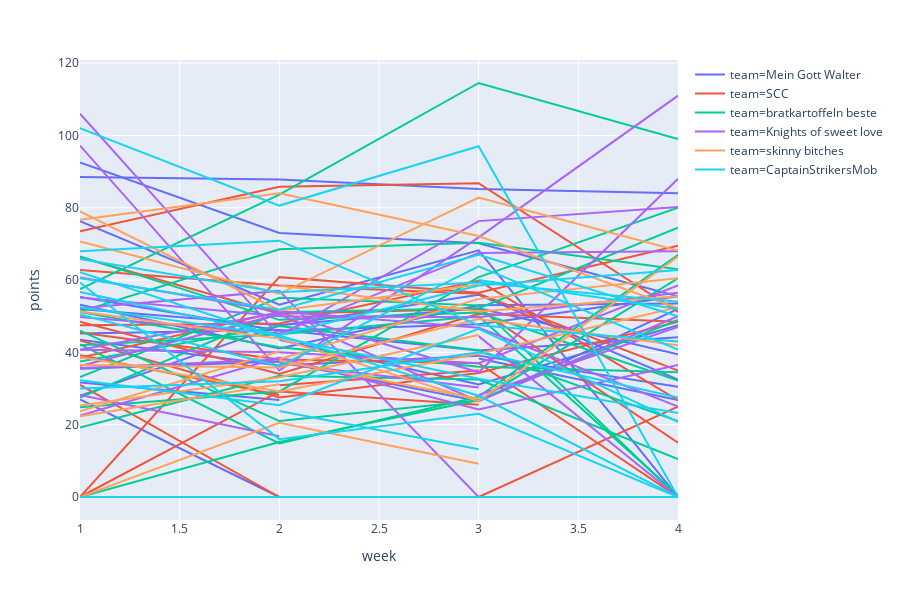

The cell this chart's notebook holds for it:
### Code cell
league = px.line(div1, x="week", y="points", color="team",
              line_group="player_name", hover_name="player_name")
league.show()
